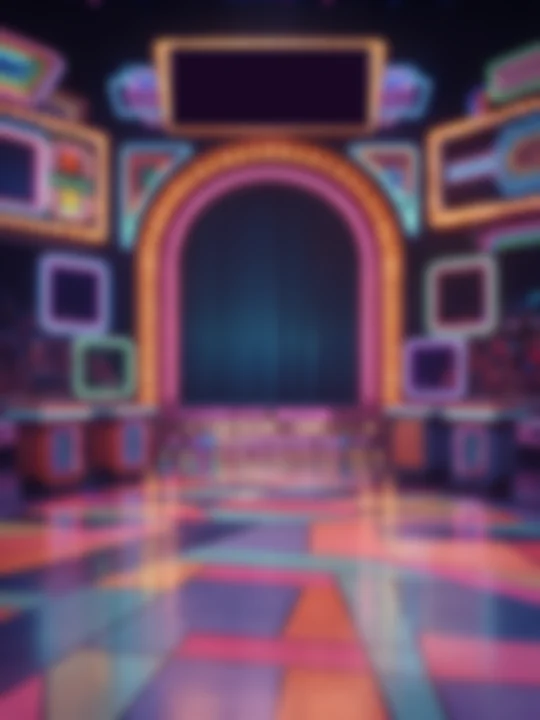
#> input picture data/stage/stage-dim.webp, 540 x 720 px
$ python -i build-art.py   (imports and definitions only)
#> lines starting #> are read from the running program, lines starting #| are printed output that depends on the picture
# FlipStax - build the stage and character art for the game (Run 3).
#
# The originals are big renders (2-3 MB each) and stay out of git; this writes small WebP copies the game loads:
#   data/stage/stage-close.webp  - a portrait 3:4 crop centred on the arch, 1080 px wide (the close shot)
#   data/stage/stage-wide.webp   - the whole stage, 1600 px wide (the wide shot)
#   data/stage/stage-dim.webp    - the close shot blurred, 540 px wide (the dim shot behind gameplay; the scrim is CSS)
#   data/host/<pose>.webp        - host poses (discoPoint, oops, laugh, ...)
#   data/cast/<name>-<pose>.webp - the cast (orange-idle, pink-presenting, ...)
# Characters come with a flat grey studio backdrop and no alpha, so each is lifted first with tools/cutout.swift
# (macOS Vision subject lifting); a PNG that already has alpha is used as is. Then: the grey fringe is taken out of the
# soft edge, the transparent margin is trimmed, and every figure is scaled to the same height with its feet on the
# bottom edge (one shared baseline - the CSS anchors the bottom). The host poses share one crop box, so switching
# poses never jumps. Budgets: stage < 250 KB, character < 90 KB, all new art < 2.5 MB.
# It also finds the blank marquee sign in each stage image and prints its box in percent of the image (lib/stage.js).
#   screenshots/qa/tools/venv/bin/python tools/build-art.py [source folder, default: the repo root]
import os, subprocess, sys, tempfile
from PIL import Image, ImageFilter

ROOT = os.path.dirname(os.path.dirname(os.path.abspath(__file__)))
SRC = sys.argv[1] if len(sys.argv) > 1 else ROOT
STAGE = {'stage-close': ('close', 1080, 250), 'stage-wide': ('wide', 1600, 250)}
HOST = ['discoPoint', 'oops', 'laugh', 'idle', 'blink', 'wave', 'cheer', 'think', 'shrug', 'presenting', 'point', 'gasp', 'wink']
CAST = ['orange', 'pink', 'purple']
FIG_H = 900              # every figure this tall (antenna tip to shoe sole)
CHAR_KB = 90
TOTAL_KB = 2500

# [69 lines left out: functions find, save_webp, sign_box, lift, not called in this run]

def bbox(im): return im.getchannel('A').point(lambda v: 255 if v > 8 else 0).getbbox()

def defringe(im):
    """Clean the soft edge: pull the outer pixel of alpha in, then give every semi-transparent pixel the colour of the
    solid pixels just inside it (a normalised blur of the solid colours), so no light backdrop colour is left in the rim."""
    import numpy as np
    a = im.getchannel('A')
    a = a.filter(ImageFilter.MinFilter(3)).filter(ImageFilter.GaussianBlur(0.6))
    arr = np.asarray(im.convert('RGB')).astype('float32'); al = np.asarray(a).astype('float32') / 255
    solid = (al > 0.97).astype('float32')
    num = np.stack([Image.fromarray((arr[..., c] * solid).astype('uint8')).filter(ImageFilter.GaussianBlur(4)) for c in range(3)], -1).astype('float32')
    den = np.asarray(Image.fromarray((solid * 255).astype('uint8')).filter(ImageFilter.GaussianBlur(4))).astype('float32')[..., None] / 255
    fill = num / np.maximum(den, 1e-3)
    rim = (al <= 0.97)[..., None] & (den > 0.02)
    out = np.where(rim, fill, arr).clip(0, 255).astype('uint8')
    res = Image.fromarray(out, 'RGB').convert('RGBA'); res.putalpha(a)
    return res

# [53 lines left out: functions fit, main, not called in this run]

# [1 line not run here, left out]

>>> import cv2
>>> picture = cv2.imread('../data/stage/stage-dim.webp', cv2.IMREAD_GRAYSCALE)
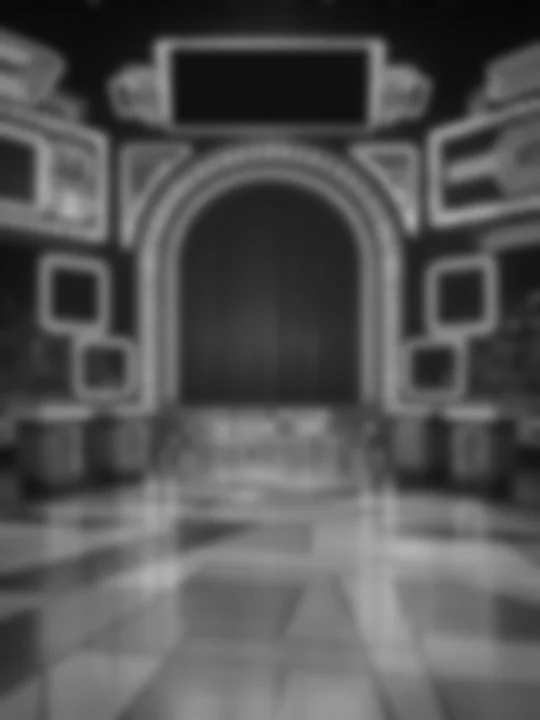
#> picture: shape (720, 540); min 7, max 180, mean 83.5
#> (the run stopped early here; a loop or call above may not have finished)

$ run again, on data/stage/stage-close.webp
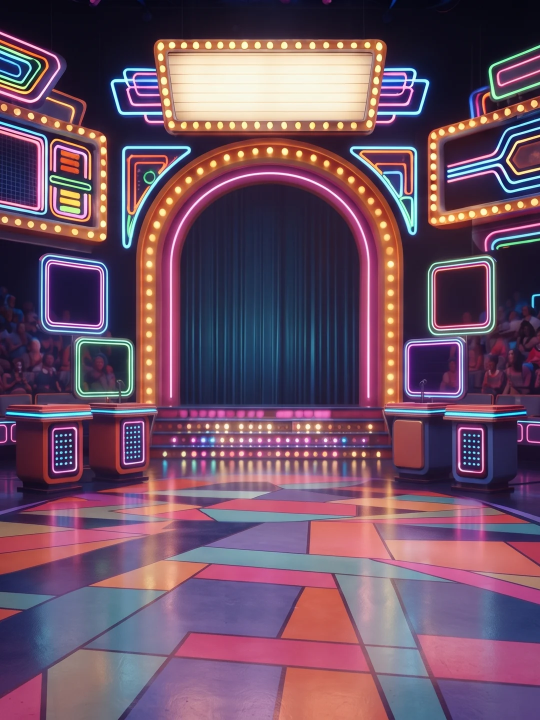
#> input picture data/stage/stage-close.webp, 1080 x 1440 px (shown at 1/2 size)
#> `picture = cv2.imread('../data/stage/stage-dim.webp', cv2.IMREAD_GRAYSC..`:
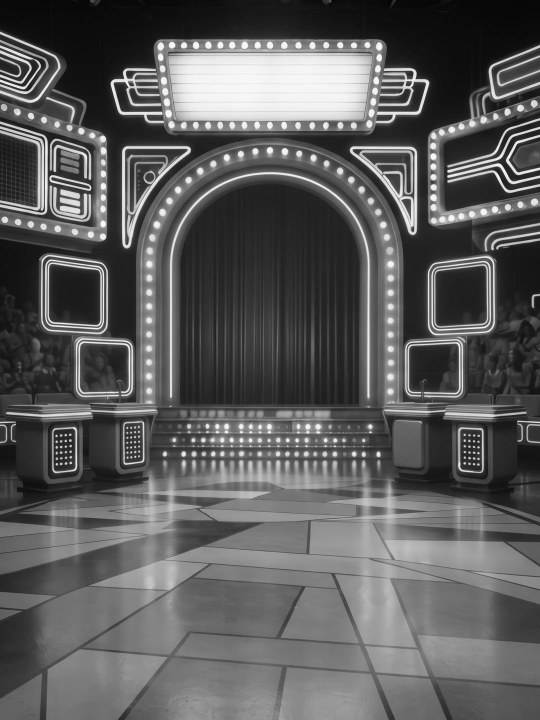
#> picture: shape (1440, 1080) (shown at 1/2 size); min 4, max 255, mean 91.8

$ run again, on data/stage/stage-wide.webp
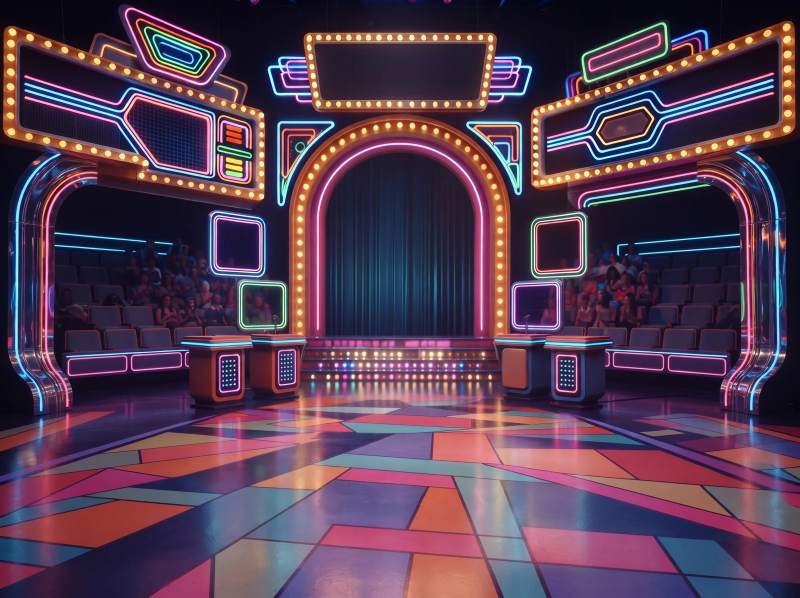
#> input picture data/stage/stage-wide.webp, 1600 x 1195 px (shown at 1/2 size)
#> `picture = cv2.imread('../data/stage/stage-dim.webp', cv2.IMREAD_GRAYSC..`:
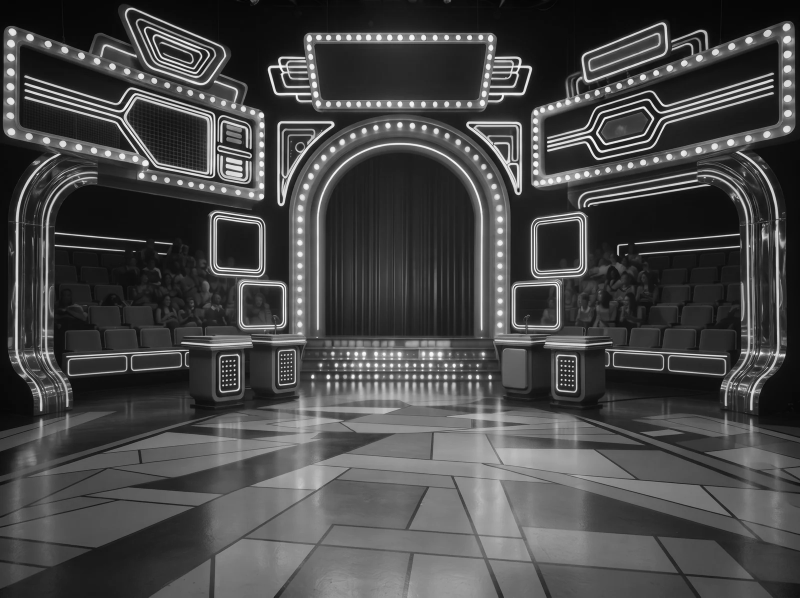
#> picture: shape (1195, 1600) (shown at 1/2 size); min 1, max 255, mean 71.4
